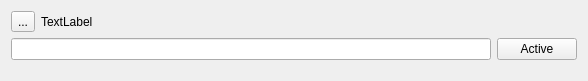
<?xml version="1.0" encoding="UTF-8"?>
<ui version="4.0">
 <class>SystemInfoWidget</class>
 <widget class="QWidget" name="SystemInfoWidget">
  <property name="geometry">
   <rect>
    <x>0</x>
    <y>0</y>
    <width>588</width>
    <height>81</height>
   </rect>
  </property>
  <property name="windowTitle">
   <string>Form</string>
  </property>
  <layout class="QVBoxLayout" name="verticalLayout">
   <property name="bottomMargin">
    <number>9</number>
   </property>
   <item>
    <layout class="QHBoxLayout" name="horizontalLayout">
     <item>
      <widget class="QToolButton" name="toolButton">
       <property name="text">
        <string>...</string>
       </property>
      </widget>
     </item>
     <item>
      <widget class="QLabel" name="label">
       <property name="text">
        <string>TextLabel</string>
       </property>
      </widget>
     </item>
    </layout>
   </item>
   <item>
    <layout class="QHBoxLayout" name="horizontalLayout_2">
     <item>
      <widget class="QLineEdit" name="lineEdit"/>
     </item>
     <item>
      <widget class="QPushButton" name="BtnOK">
       <property name="text">
        <string>Active</string>
       </property>
      </widget>
     </item>
    </layout>
   </item>
   <item>
    <spacer name="verticalSpacer">
     <property name="orientation">
      <enum>Qt::Vertical</enum>
     </property>
     <property name="sizeHint" stdset="0">
      <size>
       <width>20</width>
       <height>40</height>
      </size>
     </property>
    </spacer>
   </item>
  </layout>
 </widget>
 <resources/>
 <connections/>
</ui>
